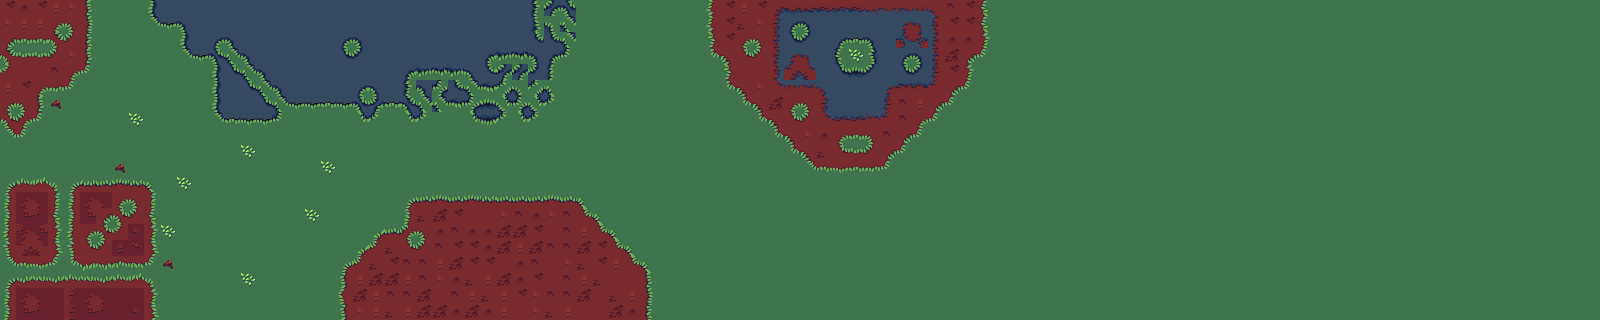

This is a level from a 2D game, rendered from its Tiled map with the project's own tilesets. A one-line summary and the map file follow, with tile-layer data summarised:
An orthogonal 100x20 tile map with 16x16 px tiles, 1 tile layer (bg), 2 tilesets and 14 objects (big_pink, big_green).

<map version="1.4" tiledversion="1.4.3" orientation="orthogonal" renderorder="right-down" width="100" height="20" tilewidth="16" tileheight="16" infinite="0" nextlayerid="9" nextobjectid="41">
 <tileset firstgid="1" name="trees" tilewidth="64" tileheight="64" tilecount="2" columns="2">
  <image source="trees.png" width="128" height="64" />
 </tileset>
 <tileset firstgid="3" name="backgrounds" tilewidth="16" tileheight="16" tilecount="156" columns="13">
  <image source="bg.png" width="208" height="192" />
 </tileset>
 <layer id="6" name="bg" width="100" height="20">
  <data>[2000 cells, 2000 non-empty, 114 distinct tile ids]</data>
 </layer>
 <objectgroup id="7" name="water" visible="0">
  <object id="36" x="142.667" y="5.33333">
   <polygon points="0,0 17.3333,18.6667 34.6667,33.3333 70.6667,58.6667 73.3333,109.333 132,106.667 70.6667,41.3333 70.6667,24 90.6667,30.6667 144,94.6667 198.667,94.6667 262.667,86.6667 345.333,68 381.333,38.6667 386.667,-6.66667" />
  </object>
  <object id="37" x="779.333" y="10.6667">
   <polygon points="0,0 -0.666667,45.3333 38.6667,46.6667 39.3333,74 49.3333,101.333 96,103.333 109.333,84.6667 112.667,70.6667 152.667,70 150.667,36.6667 115.333,34.6667 113.333,-1.33333" />
  </object>
 </objectgroup>
 <objectgroup id="4" name="trees">
  <object id="18" gid="1" x="824.333" y="70.6667" width="64" height="64" />
  <object id="19" gid="1" x="754" y="128" width="64" height="64" />
  <object id="20" gid="1" x="954.667" y="52.3333" width="64" height="64" />
  <object id="21" gid="2" x="854.667" y="196.333" width="64" height="64" />
  <object id="22" name="big_pink" gid="2" x="1293.69" y="208.303" width="136.727" height="136.727" />
  <object id="29" name="big_green" gid="1" x="499.667" y="53.0003" width="133.333" height="125.333" />
  <object id="30" gid="1" x="308" y="330.333" width="64" height="64" />
  <object id="31" gid="1" x="502" y="140" width="64" height="64" />
  <object id="32" gid="2" x="281.333" y="152.667" width="64" height="64">
   <properties>
    <property name="resource" value="wood" />
   </properties>
  </object>
  <object id="33" gid="2" x="612.667" y="325.667" width="64" height="64" />
  <object id="38" gid="1" x="325.333" y="279.333" width="64" height="64" />
  <object id="39" gid="1" x="354" y="234" width="64" height="64" />
 </objectgroup>
 <objectgroup id="8" name="items" />
</map>
